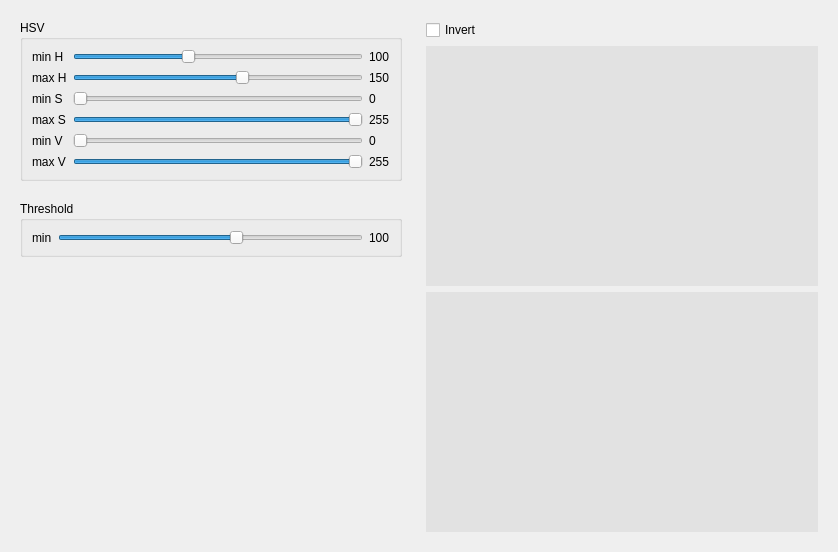
<?xml version="1.0" encoding="UTF-8"?>
<ui version="4.0">
 <class>FilterWindow</class>
 <widget class="QDialog" name="FilterWindow">
  <property name="geometry">
   <rect>
    <x>0</x>
    <y>0</y>
    <width>838</width>
    <height>545</height>
   </rect>
  </property>
  <property name="windowTitle">
   <string>Filter Window</string>
  </property>
  <layout class="QHBoxLayout" name="horizontalLayout">
   <item>
    <widget class="QFrame" name="">
     <property name="maximumSize">
      <size>
       <width>400</width>
       <height>16777215</height>
      </size>
     </property>
     <layout class="QVBoxLayout" name="verticalLayout">
      <property name="spacing">
       <number>20</number>
      </property>
      <item>
       <widget class="QGroupBox" name="groupBox">
        <property name="font">
         <font>
          <weight>50</weight>
          <bold>false</bold>
         </font>
        </property>
        <property name="title">
         <string>HSV</string>
        </property>
        <layout class="QGridLayout" name="gridLayout">
         <item row="2" column="0">
          <widget class="QLabel" name="label_2">
           <property name="text">
            <string>max H</string>
           </property>
          </widget>
         </item>
         <item row="4" column="0">
          <widget class="QLabel" name="label_4">
           <property name="text">
            <string>max S</string>
           </property>
          </widget>
         </item>
         <item row="0" column="1">
          <widget class="QSlider" name="hsminH">
           <property name="maximum">
            <number>255</number>
           </property>
           <property name="value">
            <number>100</number>
           </property>
           <property name="orientation">
            <enum>Qt::Horizontal</enum>
           </property>
          </widget>
         </item>
         <item row="4" column="1">
          <widget class="QSlider" name="hsmaxS">
           <property name="maximum">
            <number>255</number>
           </property>
           <property name="value">
            <number>255</number>
           </property>
           <property name="orientation">
            <enum>Qt::Horizontal</enum>
           </property>
          </widget>
         </item>
         <item row="5" column="0">
          <widget class="QLabel" name="label_5">
           <property name="text">
            <string>min V</string>
           </property>
          </widget>
         </item>
         <item row="3" column="1">
          <widget class="QSlider" name="hsminS">
           <property name="maximum">
            <number>255</number>
           </property>
           <property name="value">
            <number>0</number>
           </property>
           <property name="orientation">
            <enum>Qt::Horizontal</enum>
           </property>
          </widget>
         </item>
         <item row="6" column="1">
          <widget class="QSlider" name="hsmaxV">
           <property name="maximum">
            <number>255</number>
           </property>
           <property name="value">
            <number>255</number>
           </property>
           <property name="orientation">
            <enum>Qt::Horizontal</enum>
           </property>
          </widget>
         </item>
         <item row="6" column="2">
          <widget class="QLabel" name="lbmaxV">
           <property name="text">
            <string>255</string>
           </property>
          </widget>
         </item>
         <item row="3" column="0">
          <widget class="QLabel" name="label_3">
           <property name="text">
            <string>min S</string>
           </property>
          </widget>
         </item>
         <item row="3" column="2">
          <widget class="QLabel" name="lbminS">
           <property name="text">
            <string>0</string>
           </property>
          </widget>
         </item>
         <item row="6" column="0">
          <widget class="QLabel" name="label_6">
           <property name="text">
            <string>max V</string>
           </property>
          </widget>
         </item>
         <item row="5" column="2">
          <widget class="QLabel" name="lbminV">
           <property name="text">
            <string>0</string>
           </property>
          </widget>
         </item>
         <item row="4" column="2">
          <widget class="QLabel" name="lbmaxS">
           <property name="text">
            <string>255</string>
           </property>
          </widget>
         </item>
         <item row="5" column="1">
          <widget class="QSlider" name="hsminV">
           <property name="maximum">
            <number>255</number>
           </property>
           <property name="value">
            <number>0</number>
           </property>
           <property name="orientation">
            <enum>Qt::Horizontal</enum>
           </property>
          </widget>
         </item>
         <item row="0" column="0">
          <widget class="QLabel" name="label">
           <property name="text">
            <string>min H</string>
           </property>
          </widget>
         </item>
         <item row="2" column="1">
          <widget class="QSlider" name="hsmaxH">
           <property name="maximum">
            <number>255</number>
           </property>
           <property name="value">
            <number>150</number>
           </property>
           <property name="orientation">
            <enum>Qt::Horizontal</enum>
           </property>
          </widget>
         </item>
         <item row="2" column="2">
          <widget class="QLabel" name="lbmaxH">
           <property name="text">
            <string>150</string>
           </property>
          </widget>
         </item>
         <item row="0" column="2">
          <widget class="QLabel" name="lbminH">
           <property name="text">
            <string>100</string>
           </property>
          </widget>
         </item>
        </layout>
       </widget>
      </item>
      <item>
       <widget class="QGroupBox" name="groupBox_2">
        <property name="font">
         <font>
          <weight>50</weight>
          <bold>false</bold>
         </font>
        </property>
        <property name="title">
         <string>Threshold</string>
        </property>
        <layout class="QGridLayout" name="gridLayout_2">
         <item row="0" column="0">
          <widget class="QLabel" name="label_7">
           <property name="text">
            <string>min</string>
           </property>
          </widget>
         </item>
         <item row="0" column="1">
          <widget class="QSlider" name="hsThreshold">
           <property name="maximum">
            <number>255</number>
           </property>
           <property name="value">
            <number>150</number>
           </property>
           <property name="orientation">
            <enum>Qt::Horizontal</enum>
           </property>
          </widget>
         </item>
         <item row="0" column="2">
          <widget class="QLabel" name="lbThreshold">
           <property name="text">
            <string>100</string>
           </property>
          </widget>
         </item>
        </layout>
       </widget>
      </item>
      <item>
       <spacer name="verticalSpacer">
        <property name="orientation">
         <enum>Qt::Vertical</enum>
        </property>
        <property name="sizeHint" stdset="0">
         <size>
          <width>20</width>
          <height>40</height>
         </size>
        </property>
       </spacer>
      </item>
     </layout>
    </widget>
   </item>
   <item>
    <widget class="QFrame" name="">
     <layout class="QVBoxLayout" name="verticalLayout_2">
      <item>
       <widget class="QCheckBox" name="cbInvert">
        <property name="text">
         <string>Invert</string>
        </property>
       </widget>
      </item>
      <item>
       <widget class="QLabel" name="lbOriginImage">
        <property name="minimumSize">
         <size>
          <width>320</width>
          <height>240</height>
         </size>
        </property>
        <property name="maximumSize">
         <size>
          <width>400</width>
          <height>300</height>
         </size>
        </property>
        <property name="styleSheet">
         <string notr="true">background-color:rgb(226, 226, 226)</string>
        </property>
        <property name="text">
         <string/>
        </property>
        <property name="scaledContents">
         <bool>true</bool>
        </property>
       </widget>
      </item>
      <item>
       <widget class="QLabel" name="lbProcessImage">
        <property name="minimumSize">
         <size>
          <width>320</width>
          <height>240</height>
         </size>
        </property>
        <property name="maximumSize">
         <size>
          <width>400</width>
          <height>300</height>
         </size>
        </property>
        <property name="styleSheet">
         <string notr="true">background-color:rgb(226, 226, 226)</string>
        </property>
        <property name="text">
         <string/>
        </property>
        <property name="scaledContents">
         <bool>true</bool>
        </property>
       </widget>
      </item>
      <item>
       <spacer name="verticalSpacer_2">
        <property name="orientation">
         <enum>Qt::Vertical</enum>
        </property>
        <property name="sizeHint" stdset="0">
         <size>
          <width>20</width>
          <height>40</height>
         </size>
        </property>
       </spacer>
      </item>
     </layout>
    </widget>
   </item>
  </layout>
 </widget>
 <resources/>
 <connections/>
</ui>
